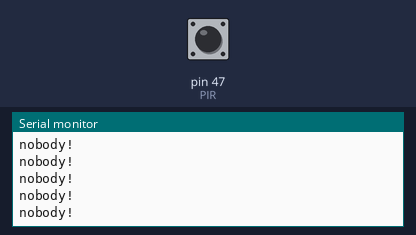
Simulated run of this sketch. Board: Arduino Mega 2560, built with avr-gcc and run on an emulated ATmega2560. Parts: the last lines printed to the serial monitor. The test bench sets the inputs (shaded band); at power-on: pin 47 (PIR) LOW.

Above: at 1.2 s.
1.3 s: pin 47 (PIR) driven HIGH
At 2.7 s:
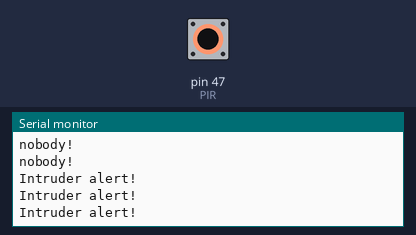
3.3 s: pin 47 (PIR) driven LOW
At 4.4 s:
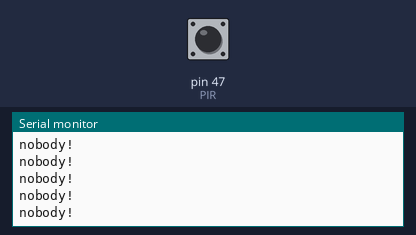
6.3 s: pin 47 (PIR) pulsed HIGH 5 times (0.12 s each, 0.3 s apart)
At 7.25 s:
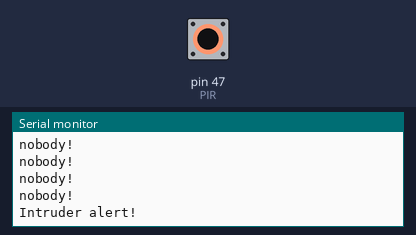

The sketch:

door_locking_system.ino
```cpp
#define PIR 47
int motion = 0;

void setup()
{
	Serial.begin(9600);
	Serial.println();
	Serial.println("+----------------+");
	Serial.println("| HC-SR501 ALARM |");
	Serial.println("+----------------+");
	Serial.println();

	pinMode(PIR, INPUT);
}

void loop()
{
	//  digitalWrite(LED, digitalRead(PIR));

	int motion = digitalRead(PIR);

	if (motion == HIGH)
	{
		Serial.println("Intruder alert!");
		delay(500);
	}
	else
	{
Serial.println("nobody!");
	}
}
```

Measured:
- after the input at 1.3 s, the serial monitor: prints a new line after 0.07 s (image 1)
- after the input at 6.3 s, the serial monitor: prints a new line after 0.07 s (image 3)
